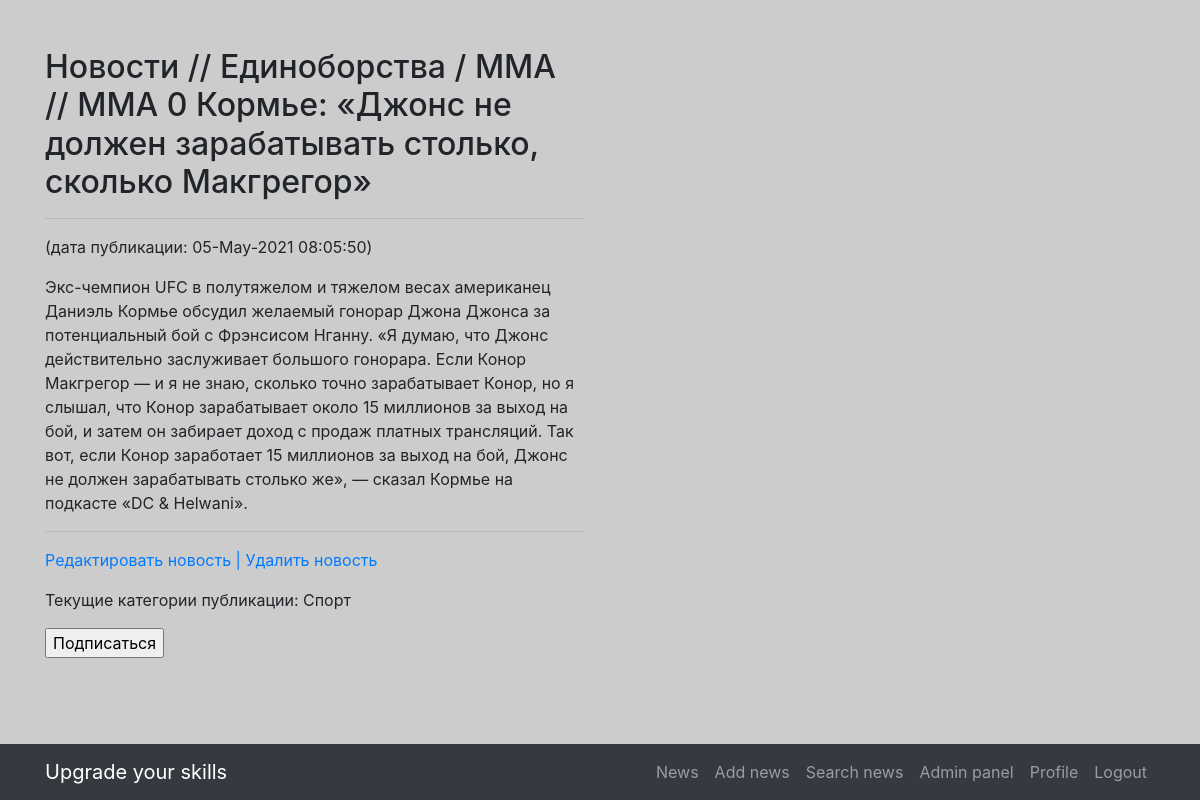
The app's page /news/134 (signed in) with its own data.
### news/models.py (models this page shows, shortened)
class Post(models.Model):
    author = models.ForeignKey('Author', on_delete = models.CASCADE)
    news, article = 'NE', 'AR'
    POSITIONS = [(news, 'Новость'), (article,'Статья')]
    type_news_article = models.CharField(max_length = 2, choices = POSITIONS, default = 'news')
    time_in = models.DateTimeField(auto_now_add = True)
    chapter = models.CharField(max_length = 200, unique = False)
    text = models.TextField(default = '')
    article_news_rate = models.IntegerField(default=0)
    category = models.ManyToManyField(Category, through= 'PostCategory')

class PostCategory(models.Model):
    post = models.ForeignKey(Post, on_delete=models.CASCADE)
    category = models.ForeignKey(Category, on_delete=models.CASCADE)
    def __str__(self):
        return f'{self.category}'

class Category(models.Model):
    news_category = models.CharField(max_length = 24, unique = True)
    def __str__(self):
        return f'{self.news_category}'

### news/views.py (the view)
# urls.py: path('<int:pk>', NewsDetail.as_view()),  # pk — это первичный ключ, который будет выводиться у нас в шаблон
class NewsDetail(DetailView):
    model = Post
    template_name = 'news/newsdetail.html'
    context_object_name = 'newsdetail'
    def get_context_data(self, **kwargs):
        context = super(NewsDetail, self).get_context_data(**kwargs)
        id = self.kwargs.get('pk')
        context['category'] = PostCategory.objects.filter(post = id)
        return context

### djantimat/helpers.py (called while the page is built)
    @staticmethod
    def replace(text, repl='[censored]'):
        words = {}
        for word in PymorphyProc._gen(text):
            text = text.replace(word, repl)
        return text

    @staticmethod
    def _gen(text):
        for word in re.findall(word_pattern, text):
            if len(word) < 3:
                continue
            normal_word = PymorphyProc.morph.parse(word.lower())[0].normal_form
            if normal_word in PymorphyProc.get_words():
                yield word

    @staticmethod
    def get_words():
        return Slang.objects.values_list('word', flat=True)

### news/templatetags/custom_filters.py (called while the page is built)
@register.filter(name='censor')
def censor(value):
    return PymorphyProc.replace(value, repl='[censored]')

### templates/news/newsdetail.html (shortened to what this page needs)
{% extends 'base.html' %}
{% load custom_filters %}
{% block content %}
    <h2>{{ newsdetail.chapter  | censor}}</h2>
    <hr>
   <p>(дата публикации: {{newsdetail.time_in | date:'d-M-Y h:m:s'}})</p>
    {{ newsdetail.text | censor}}
    <hr>
    {% if user.is_authenticated %}
        <p>
            <a href="{{newsdetail.id}}/edit">Редактировать новость | </a>
            <a href="{{newsdetail.id}}/delete">Удалить новость</a>
        </p>
        <p>
            <a>Текущие категории публикации:
                {% for cat in category %}
                {{cat}}
                {% endfor %}
            </a>
            <form action="{% url 'fastsubscribe' %}">
                <input type="submit" value= "Подписаться">
            </form>
        </p>
    {% else %}
         <a href="{% url 'account_login' %}">Для редактирования или удаления новости/статьи необходимо авторизоваться</a>
    {% endif %}
{% endblock content %}

### static/css/the-big-picture.css (style rules this page uses)
body { background: url(http://localhost:8000/static/1920x1080.png) no-repeat center center fixed; -webkit-background-size: cover; -moz-background-size: cover; background-size: cover; -o-background-size: cover; }

### records on screen
Post: chapter|censor "Новости // Единоборства / ММА // ММА 0 Кормье: «Джонс не должен зарабатывать столько, сколько Макгрегор»", time_in "05-May-2021 08:05:50", text|censor "Экс-чемпион UFC в полутяжелом и тяжелом весах американец Даниэль Кормье обсудил желаемый гонорар Джона Джонса за потенциальный бой с Фрэнсисом Нганну. «Я думаю, что Джонс действительно заслуживает большого гонорара. Если Конор Макгрегор — и я не знаю, сколько точно зарабатывает Конор, но я слышал, что Конор зарабатывает около 15 миллионов за выход на бой, и затем он забирает доход с продаж платных трансляций. Так вот, если Конор заработает 15 миллионов за выход на бой, Джонс не должен зарабатывать столько же», — сказал Кормье на подкасте «DC & Helwani»."
PostCategory: category.news_category "Спорт"
